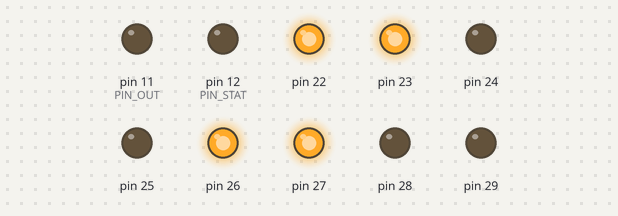
This sketch was run on a simulated Arduino Mega 2560, built with avr-gcc and run on an emulated ATmega2560. Shown: output pins drawn as LEDs (lit = HIGH). What the sketch prints to the serial monitor is not drawn.

Above: at 0.1 s.
Timing chart, 0 to 1.6 s (numbered marks = the images above):
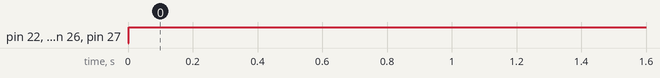

Measured:
- by itself, pin 22, pin 23, pin 26, pin 27: LOW → HIGH at 0.00 s

The sketch:

dac0808_playthrough.ino
```cpp
#include <TimerThree.h>

#define PIN_STAT 12 // Pin will output HIGH when we start and end processing
#define PIN_ANALOG_IN 0 // A1 Input Pin
#define PIN_OUT 11 // PWM PIN

#define SAMPLE_PERIOD_US 2000 // In microseconds for 500 Hz

uint8_t int_pwm = 51;

unsigned char *p;

void input_handler()
{

    Serial.println(int_pwm);
  int_pwm = 51;
  p = int_pwm;
  PORTA = p;

//  if (int_pwm == 51)
//  {
//    int_pwm = 0;
//    p = int_pwm;
//    PORTA = p;
//  }
//  else
//  {
//    int_pwm = 51;
//    p = int_pwm;
//    PORTA =p;
//  }
}

void setup()
{
    Serial.begin(115200);
    pinMode(PIN_OUT, OUTPUT);
    pinMode(PIN_ANALOG_IN, INPUT);
    pinMode(PIN_STAT, OUTPUT);

    DDRA = 0xff;


    //Timer used to sample signal at 500 Hz
    Timer3.attachInterrupt(input_handler);
    Timer3.setPeriod(SAMPLE_PERIOD_US); //in microseconds
    //analogWrite(PIN_OUT, 0);
    //delay(1000);
    Timer3.start();

}
void loop()
{
//
//    unsigned char u=0;
//    unsigned char *p;
//
//    p = int_pwm;
//
//    while (1)
//    {
//
//      int val = 255;
//      //val = map(val, 0, 1023, 0, 255);
//      p = val;
//      PORTA = p;
//      delayMicroseconds(1000);
//      PORTA = 0;
//      delayMicroseconds(1000);
//
//    }

}
```
